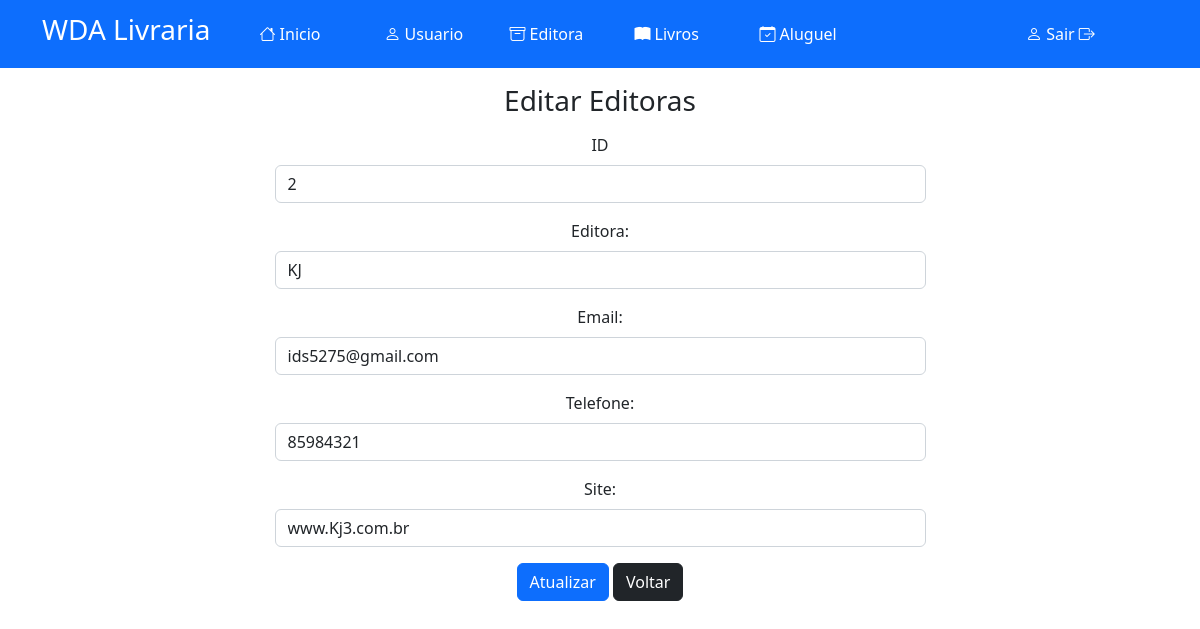
/index.php?menuop=editar-editora&idEditora=2 (signed in), run on the app's committed database.
### tables this page shows
CREATE TABLE `tbeditora` (
  `idEditora` int(11) NOT NULL,
  `nomeEditora` varchar(100) NOT NULL,
  `emailEditora` varchar(100) NOT NULL,
  `telefoneEditora` int(11) NOT NULL,
  `siteEditora` varchar(150) NOT NULL
);

### paginas/editora/editar-editora.php (the view)
<?php
$idEditora = $_GET["idEditora"];
$sql = "SELECT * FROM tbeditora WHERE idEditora= {$idEditora}";
$rs = $conexao -> query($sql);
$dados = $rs -> fetch_assoc();
?>
<center>
    <header class="mt-3 mb-3">
        <h3>Editar Editoras</h3>
    </header>
<div>
    <form action="index.php?menuop=atualizar-editora" method="POST">
        <div class="mb-3 col-7">
            <label class="form-label" for="idEditora">ID</label>
            <input class="form-control" type="text" name="idEditora" value="<?=$dados["idEditora"]?>">
        </div>
        <div class="mb-3 col-7">
            <label class="form-label" for="nomeEditora">Editora:</label>
            <input class="form-control" type="text" name="nomeEditora" value="<?=$dados["nomeEditora"]?>">
        </div>
        <div class="mb-3 col-7">
            <label class="form-label" for="emailEditora">Email:</label>
            <input class="form-control" type="email" name="emailEditora" value="<?=$dados["emailEditora"]?>" required>
        </div>
        <div class="mb-3 col-7">
            <label class="form-label" for="telefoneEditora">Telefone:</label>
            <input class="form-control" type="text" name="telefoneEditora" value="<?=$dados["telefoneEditora"]?>">
        </div>
        <div class="mb-3 col-7">
            <label class="form-label" for="siteEditora">Site:</label>
            <input class="form-control" type="text" name="siteEditora" value="<?=$dados["siteEditora"]?>">
        </div>
        <div class="mb-3">
            <input class="btn btn-primary" type="submit" value = "Atualizar" name="btnAtualizar">
            <a href="?menuop=editora" class="btn btn-dark">Voltar</a>
        </div>
    </form>
</div>
</center>

### style.css (style rules this page uses)
* { margin: 0px; padding: 0px; }
body { background-color: rgb(228, 228, 228); }

### index.php (style rules this page uses)
body { background-color: #fff; }

### data on the page
tbeditora: idEditora "2", nomeEditora "KJ", emailEditora "ids5275@gmail.com", telefoneEditora "85984321", siteEditora "www.Kj3.com.br"
